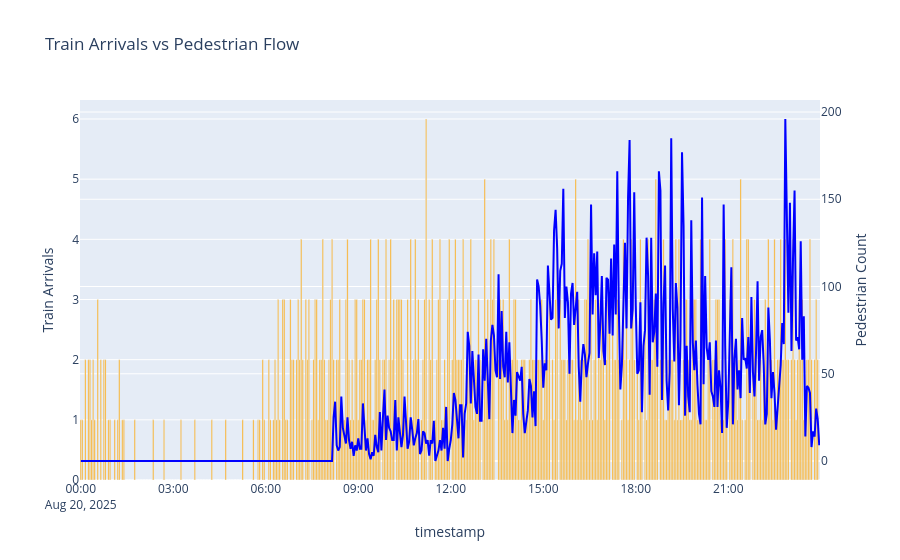

Here is the notebook cell this chart was saved with:
### Code cell
import pandas as pd
import plotly.express as px
from trains import train_counts

# 1. Load train data
df_trains = train_counts().reset_index()
df_trains = df_trains.rename(columns={"index": "timestamp"})

# 2. Get columns for sensor GASA-01-C
meta = pd.read_csv("sensor_mapping_with_coords.csv")
cols = meta[meta["sensor_id"] == "GASA-01-C"]["column_name"].tolist()

# 3. Load pedestrian flow selecting specific columns
columns_to_read = ["timestamp"] + cols
df_flow = pd.read_csv(
    "SAIL2025_LVMA_data_3min_20August-25August2025_flow.csv",
    usecols=columns_to_read,
)

# Convert timestamp and sum pedestrian counts for the sensor
df_flow["timestamp"] = pd.to_datetime(df_flow["timestamp"])
df_flow["pedestrians"] = df_flow[cols].sum(axis=1)

# 4. Merge data and filter for August 20
df = pd.merge(df_trains, df_flow, on="timestamp")
df = df[df["timestamp"].dt.strftime("%Y-%m-%d") == "2025-08-20"]

# 5. Plotly Express Chart
fig = px.bar(
    df,
    x="timestamp",
    y="arrivals",
    title="Train Arrivals vs Pedestrian Flow",
    color_discrete_sequence=["orange"],
)

fig_line = px.line(
    df, x="timestamp", y="pedestrians", color_discrete_sequence=["blue"]
)
fig_line.update_traces(yaxis="y2")
fig.add_traces(fig_line.data)

fig.update_layout(
    yaxis_title="Train Arrivals",
    yaxis2=dict(title="Pedestrian Count", overlaying="y", side="right"),
)

fig.show()

### Figure 1 — Plotly figure (JSON) as saved in the notebook; plotly's stock layout.template omitted (floating-point values rounded to 4 significant figures; data arrays with more than 128 entries replaced by an {"elided": "..."} marker saying what was removed)
{"data": [{"hovertemplate": "timestamp=%{x}<br>arrivals=%{y}<extra></extra>", "legendgroup": "", "marker": {"color": "orange", "pattern": {"shape": ""}}, "name": "", "orientation": "v", "showlegend": false, "textposition": "auto", "type": "bar", "x": {"elided": "480 str values"}, "xaxis": "x", "y": {"elided": "480 int values"}, "yaxis": "y"}, {"hovertemplate": "timestamp=%{x}<br>pedestrians=%{y}<extra></extra>", "legendgroup": "", "line": {"color": "blue", "dash": "solid"}, "marker": {"symbol": "circle"}, "mode": "lines", "name": "", "orientation": "v", "showlegend": false, "type": "scatter", "x": {"elided": "480 str values"}, "xaxis": "x", "y": {"elided": "480 int values"}, "yaxis": "y2"}], "layout": {"barmode": "relative", "legend": {"tracegroupgap": 0}, "title": {"text": "Train Arrivals vs Pedestrian Flow"}, "xaxis": {"anchor": "y", "domain": [0, 1], "title": {"text": "timestamp"}}, "yaxis": {"anchor": "x", "domain": [0, 1], "title": {"text": "Train Arrivals"}}, "yaxis2": {"overlaying": "y", "side": "right", "title": {"text": "Pedestrian Count"}}}}
